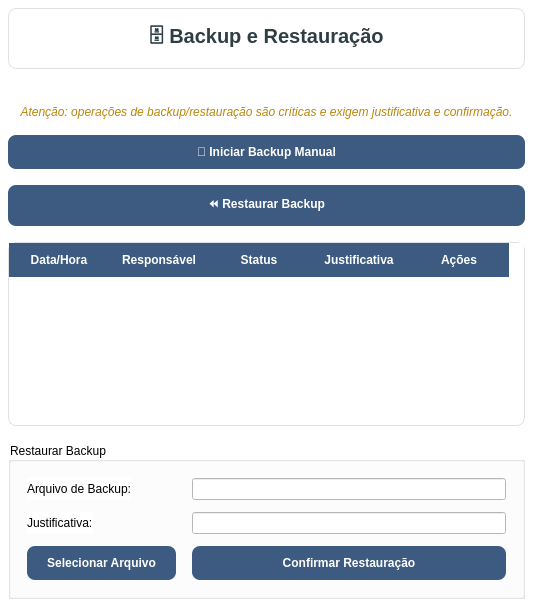
<?xml version="1.0" encoding="UTF-8"?>
<ui version="4.0">
 <class>BackupAdmin</class>
 <widget class="QWidget" name="BackupAdmin">
  <property name="geometry">
   <rect>
    <x>0</x>
    <y>0</y>
    <width>533</width>
    <height>607</height>
   </rect>
  </property>
  <property name="windowTitle">
   <string>Backup e Restauração</string>
  </property>
  <property name="styleSheet">
   <string notr="true">
    QWidget {
        background-color: #fff;
        font-family: 'Segoe UI';
    }
    QLabel#titulo {
        font-size: 20px;
        font-weight: bold;
        color: #2F3E46;
        padding: 12px;
        background-color: white;
        border-radius: 8px;
        border: 1px solid #e0e0e0;
        margin-bottom: 16px;
    }
    QPushButton {
        background-color: #3D5A80;
        color: white;
        border: none;
        border-radius: 8px;
        padding: 10px 20px;
        font-weight: bold;
        font-size: 12px;
        min-width: 100px;
    }
    QPushButton:hover {
        background-color: #2E4A66;
    }
    QPushButton:pressed {
        background-color: #1D3557;
    }
    QTableWidget {
        background-color: white;
        border: 1px solid #e0e0e0;
        border-radius: 8px;
        gridline-color: #f0f0f0;
    }
    QHeaderView::section {
        background-color: #3D5A80;
        color: white;
        padding: 8px;
        border: none;
        font-weight: bold;
    }
    QTableWidget::item {
        padding: 8px;
        border-bottom: 1px solid #f0f0f0;
    }
    QTableWidget::item:selected {
        background-color: #e3f2fd;
        color: #1565c0;
    }
    QLabel#alerta {
        color: #b8860b;
        font-size: 12px;
        font-style: italic;
        margin-top: 4px;
    }
   </string>
  </property>
  <layout class="QVBoxLayout" name="mainLayout">
   <property name="spacing">
    <number>16</number>
   </property>
   <property name="leftMargin">
    <number>8</number>
   </property>
   <property name="topMargin">
    <number>8</number>
   </property>
   <property name="rightMargin">
    <number>8</number>
   </property>
   <property name="bottomMargin">
    <number>8</number>
   </property>
   <item>
    <widget class="QLabel" name="titulo">
     <property name="text">
      <string>🗄️ Backup e Restauração</string>
     </property>
     <property name="alignment">
      <set>Qt::AlignCenter</set>
     </property>
    </widget>
   </item>
   <item>
    <widget class="QLabel" name="alerta">
     <property name="text">
      <string>Atenção: operações de backup/restauração são críticas e exigem justificativa e confirmação.</string>
     </property>
     <property name="alignment">
      <set>Qt::AlignCenter</set>
     </property>
    </widget>
   </item>
   <item>
    <widget class="QPushButton" name="btnIniciarBackup">
     <property name="text">
      <string>💾 Iniciar Backup Manual</string>
     </property>
    </widget>
   </item>
   <item>
    <widget class="QPushButton" name="btnRestaurarBackup">
     <property name="text">
      <string>⏪ Restaurar Backup</string>
     </property>
    </widget>
   </item>
   <item>
    <widget class="QTableWidget" name="tableBackups">
     <property name="alternatingRowColors">
      <bool>true</bool>
     </property>
     <property name="selectionBehavior">
      <enum>QAbstractItemView::SelectRows</enum>
     </property>
     <property name="showGrid">
      <bool>true</bool>
     </property>
     <property name="sortingEnabled">
      <bool>true</bool>
     </property>
     <property name="rowCount">
      <number>0</number>
     </property>
     <property name="columnCount">
      <number>5</number>
     </property>
     <column>
      <property name="text">
       <string>Data/Hora</string>
      </property>
     </column>
     <column>
      <property name="text">
       <string>Responsável</string>
      </property>
     </column>
     <column>
      <property name="text">
       <string>Status</string>
      </property>
     </column>
     <column>
      <property name="text">
       <string>Justificativa</string>
      </property>
     </column>
     <column>
      <property name="text">
       <string>Ações</string>
      </property>
     </column>
    </widget>
   </item>
   <item>
    <widget class="QGroupBox" name="groupRestaurar">
     <property name="title">
      <string>Restaurar Backup</string>
     </property>
     <layout class="QFormLayout" name="formLayoutRestaurar">
      <property name="horizontalSpacing">
       <number>16</number>
      </property>
      <property name="verticalSpacing">
       <number>12</number>
      </property>
      <property name="leftMargin">
       <number>16</number>
      </property>
      <property name="topMargin">
       <number>16</number>
      </property>
      <property name="rightMargin">
       <number>16</number>
      </property>
      <property name="bottomMargin">
       <number>16</number>
      </property>
      <item row="0" column="0">
       <widget class="QLabel" name="lblArquivo">
        <property name="text">
         <string>Arquivo de Backup:</string>
        </property>
       </widget>
      </item>
      <item row="0" column="1">
       <widget class="QLineEdit" name="txtArquivo"/>
      </item>
      <item row="1" column="0">
       <widget class="QLabel" name="lblJustificativa">
        <property name="text">
         <string>Justificativa:</string>
        </property>
       </widget>
      </item>
      <item row="1" column="1">
       <widget class="QLineEdit" name="txtJustificativa"/>
      </item>
      <item row="2" column="0">
       <widget class="QPushButton" name="btnUploadArquivo">
        <property name="text">
         <string>Selecionar Arquivo</string>
        </property>
       </widget>
      </item>
      <item row="2" column="1">
       <widget class="QPushButton" name="btnConfirmarRestauracao">
        <property name="text">
         <string>Confirmar Restauração</string>
        </property>
       </widget>
      </item>
     </layout>
    </widget>
   </item>
  </layout>
 </widget>
 <resources/>
 <connections/>
</ui>
